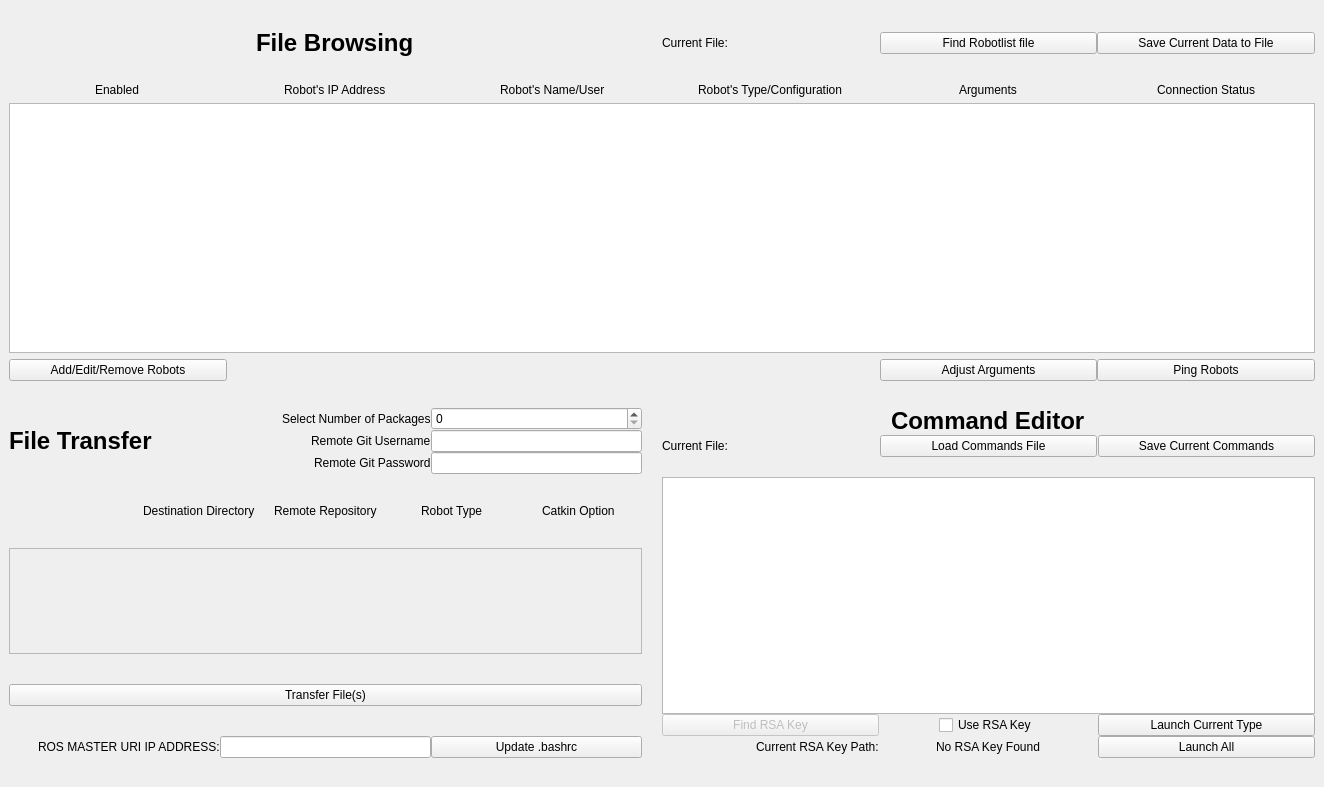
<?xml version="1.0" encoding="UTF-8"?>
<ui version="4.0">
 <class>MainWindow</class>
 <widget class="QMainWindow" name="MainWindow">
  <property name="geometry">
   <rect>
    <x>0</x>
    <y>0</y>
    <width>1324</width>
    <height>787</height>
   </rect>
  </property>
  <property name="windowTitle">
   <string>MainWindow</string>
  </property>
  <widget class="QWidget" name="centralwidget">
   <layout class="QGridLayout" name="gridLayout_6">
    <item row="0" column="0">
     <spacer name="horizontalSpacer_5">
      <property name="orientation">
       <enum>Qt::Horizontal</enum>
      </property>
      <property name="sizeHint" stdset="0">
       <size>
        <width>40</width>
        <height>20</height>
       </size>
      </property>
     </spacer>
    </item>
    <item row="1" column="0">
     <layout class="QGridLayout" name="gridLayout_5">
      <property name="horizontalSpacing">
       <number>0</number>
      </property>
      <item row="1" column="1">
       <spacer name="horizontalSpacer">
        <property name="orientation">
         <enum>Qt::Horizontal</enum>
        </property>
        <property name="sizeHint" stdset="0">
         <size>
          <width>40</width>
          <height>20</height>
         </size>
        </property>
       </spacer>
      </item>
      <item row="2" column="2">
       <layout class="QGridLayout" name="gridLayout_4" columnstretch="1,1,1">
        <property name="horizontalSpacing">
         <number>1</number>
        </property>
        <item row="4" column="0">
         <widget class="QPushButton" name="findRSAButton">
          <property name="enabled">
           <bool>false</bool>
          </property>
          <property name="text">
           <string>Find RSA Key</string>
          </property>
         </widget>
        </item>
        <item row="3" column="0" colspan="3">
         <widget class="QTextEdit" name="commands">
          <property name="sizePolicy">
           <sizepolicy hsizetype="Expanding" vsizetype="Expanding">
            <horstretch>0</horstretch>
            <verstretch>0</verstretch>
           </sizepolicy>
          </property>
          <property name="minimumSize">
           <size>
            <width>610</width>
            <height>0</height>
           </size>
          </property>
         </widget>
        </item>
        <item row="1" column="0">
         <widget class="QLabel" name="commandFileLable">
          <property name="text">
           <string>Current File:</string>
          </property>
         </widget>
        </item>
        <item row="4" column="1" alignment="Qt::AlignHCenter">
         <widget class="QCheckBox" name="rsacheckbox">
          <property name="text">
           <string>Use RSA Key</string>
          </property>
         </widget>
        </item>
        <item row="1" column="1">
         <widget class="QPushButton" name="loadcommandsbutton">
          <property name="text">
           <string>Load Commands File</string>
          </property>
         </widget>
        </item>
        <item row="5" column="0" alignment="Qt::AlignRight">
         <widget class="QLabel" name="rsaLabel">
          <property name="text">
           <string>Current RSA Key Path:</string>
          </property>
         </widget>
        </item>
        <item row="5" column="1" alignment="Qt::AlignHCenter">
         <widget class="QLabel" name="rsaPath">
          <property name="text">
           <string>No RSA Key Found</string>
          </property>
         </widget>
        </item>
        <item row="2" column="0" colspan="3">
         <spacer name="horizontalSpacer_3">
          <property name="orientation">
           <enum>Qt::Horizontal</enum>
          </property>
          <property name="sizeHint" stdset="0">
           <size>
            <width>40</width>
            <height>20</height>
           </size>
          </property>
         </spacer>
        </item>
        <item row="1" column="2">
         <widget class="QPushButton" name="savecommandsbutton">
          <property name="text">
           <string>Save Current Commands</string>
          </property>
         </widget>
        </item>
        <item row="0" column="0" colspan="3" alignment="Qt::AlignHCenter">
         <widget class="QLabel" name="commandeditorlabel">
          <property name="font">
           <font>
            <pointsize>18</pointsize>
            <weight>75</weight>
            <bold>true</bold>
            <underline>false</underline>
           </font>
          </property>
          <property name="text">
           <string>Command Editor</string>
          </property>
         </widget>
        </item>
        <item row="5" column="2">
         <widget class="QPushButton" name="launchbutton">
          <property name="text">
           <string>Launch All</string>
          </property>
         </widget>
        </item>
        <item row="4" column="2">
         <widget class="QPushButton" name="launchTypeButton">
          <property name="text">
           <string>Launch Current Type</string>
          </property>
         </widget>
        </item>
       </layout>
      </item>
      <item row="2" column="1">
       <layout class="QGridLayout" name="gridLayout_2" rowstretch="0,0,0,0,0">
        <property name="sizeConstraint">
         <enum>QLayout::SetMinimumSize</enum>
        </property>
        <property name="leftMargin">
         <number>0</number>
        </property>
        <property name="topMargin">
         <number>0</number>
        </property>
        <property name="rightMargin">
         <number>0</number>
        </property>
        <property name="horizontalSpacing">
         <number>1</number>
        </property>
        <property name="verticalSpacing">
         <number>30</number>
        </property>
        <item row="1" column="0">
         <layout class="QHBoxLayout" name="horizontalLayout_4" stretch="1,1,1,1,1">
          <item>
           <widget class="QLabel" name="label_2">
            <property name="text">
             <string/>
            </property>
           </widget>
          </item>
          <item alignment="Qt::AlignHCenter">
           <widget class="QLabel" name="label">
            <property name="text">
             <string>Destination Directory</string>
            </property>
           </widget>
          </item>
          <item alignment="Qt::AlignHCenter">
           <widget class="QLabel" name="label_4">
            <property name="text">
             <string>Remote Repository</string>
            </property>
           </widget>
          </item>
          <item alignment="Qt::AlignHCenter">
           <widget class="QLabel" name="label_3">
            <property name="text">
             <string>Robot Type</string>
            </property>
           </widget>
          </item>
          <item alignment="Qt::AlignHCenter">
           <widget class="QLabel" name="label_5">
            <property name="text">
             <string>Catkin Option</string>
            </property>
           </widget>
          </item>
         </layout>
        </item>
        <item row="0" column="0">
         <layout class="QGridLayout" name="gridLayout_8">
          <item row="2" column="2" alignment="Qt::AlignRight">
           <widget class="QLabel" name="remotegitpasswordlabel">
            <property name="text">
             <string>Remote Git Password</string>
            </property>
           </widget>
          </item>
          <item row="1" column="3">
           <widget class="QLineEdit" name="lineUsername">
            <property name="sizePolicy">
             <sizepolicy hsizetype="Ignored" vsizetype="Fixed">
              <horstretch>0</horstretch>
              <verstretch>0</verstretch>
             </sizepolicy>
            </property>
           </widget>
          </item>
          <item row="0" column="2" alignment="Qt::AlignRight">
           <widget class="QLabel" name="numofpackageslabel">
            <property name="text">
             <string>Select Number of Packages</string>
            </property>
           </widget>
          </item>
          <item row="2" column="3">
           <widget class="QLineEdit" name="linePasswordn">
            <property name="sizePolicy">
             <sizepolicy hsizetype="Ignored" vsizetype="Fixed">
              <horstretch>0</horstretch>
              <verstretch>0</verstretch>
             </sizepolicy>
            </property>
            <property name="echoMode">
             <enum>QLineEdit::PasswordEchoOnEdit</enum>
            </property>
           </widget>
          </item>
          <item row="0" column="3">
           <widget class="QSpinBox" name="spinpackage">
            <property name="sizePolicy">
             <sizepolicy hsizetype="Ignored" vsizetype="Fixed">
              <horstretch>0</horstretch>
              <verstretch>0</verstretch>
             </sizepolicy>
            </property>
            <property name="value">
             <number>0</number>
            </property>
           </widget>
          </item>
          <item row="1" column="2" alignment="Qt::AlignRight">
           <widget class="QLabel" name="remotegituserlabel">
            <property name="text">
             <string>Remote Git Username</string>
            </property>
           </widget>
          </item>
          <item row="0" column="0" rowspan="3">
           <widget class="QLabel" name="fileTransferLabel">
            <property name="font">
             <font>
              <pointsize>18</pointsize>
              <weight>75</weight>
              <bold>true</bold>
             </font>
            </property>
            <property name="text">
             <string>File Transfer</string>
            </property>
           </widget>
          </item>
         </layout>
        </item>
        <item row="4" column="0">
         <layout class="QHBoxLayout" name="horizontalLayout">
          <item alignment="Qt::AlignRight">
           <widget class="QLabel" name="masterurilable">
            <property name="text">
             <string>ROS MASTER URI IP ADDRESS:</string>
            </property>
           </widget>
          </item>
          <item>
           <widget class="QLineEdit" name="masteruriline">
            <property name="sizePolicy">
             <sizepolicy hsizetype="Preferred" vsizetype="Fixed">
              <horstretch>0</horstretch>
              <verstretch>0</verstretch>
             </sizepolicy>
            </property>
           </widget>
          </item>
          <item>
           <widget class="QPushButton" name="bashrcbutton">
            <property name="text">
             <string>Update .bashrc</string>
            </property>
           </widget>
          </item>
         </layout>
        </item>
        <item row="2" column="0">
         <widget class="QScrollArea" name="scrollareapackage">
          <property name="sizePolicy">
           <sizepolicy hsizetype="Minimum" vsizetype="Expanding">
            <horstretch>250</horstretch>
            <verstretch>0</verstretch>
           </sizepolicy>
          </property>
          <property name="widgetResizable">
           <bool>true</bool>
          </property>
          <widget class="QWidget" name="scrollAreaWidgetContents">
           <property name="geometry">
            <rect>
             <x>0</x>
             <y>0</y>
             <width>627</width>
             <height>73</height>
            </rect>
           </property>
           <widget class="QWidget" name="gridLayoutWidget_2">
            <property name="geometry">
             <rect>
              <x>0</x>
              <y>20</y>
              <width>351</width>
              <height>141</height>
             </rect>
            </property>
            <layout class="QGridLayout" name="gridpackage" columnstretch="1">
             <property name="sizeConstraint">
              <enum>QLayout::SetMaximumSize</enum>
             </property>
            </layout>
           </widget>
          </widget>
         </widget>
        </item>
        <item row="3" column="0">
         <widget class="QPushButton" name="buttontransfer">
          <property name="text">
           <string>Transfer File(s)</string>
          </property>
         </widget>
        </item>
        <item row="2" column="1">
         <spacer name="verticalSpacer">
          <property name="orientation">
           <enum>Qt::Vertical</enum>
          </property>
          <property name="sizeHint" stdset="0">
           <size>
            <width>20</width>
            <height>40</height>
           </size>
          </property>
         </spacer>
        </item>
       </layout>
      </item>
      <item row="0" column="0" colspan="3">
       <layout class="QGridLayout" name="gridLayout" columnstretch="1,1,1,1,1,1">
        <property name="sizeConstraint">
         <enum>QLayout::SetDefaultConstraint</enum>
        </property>
        <property name="rightMargin">
         <number>0</number>
        </property>
        <property name="bottomMargin">
         <number>0</number>
        </property>
        <property name="horizontalSpacing">
         <number>0</number>
        </property>
        <property name="verticalSpacing">
         <number>6</number>
        </property>
        <item row="2" column="1" colspan="3">
         <spacer name="horizontalSpacer_2">
          <property name="orientation">
           <enum>Qt::Horizontal</enum>
          </property>
          <property name="sizeType">
           <enum>QSizePolicy::Ignored</enum>
          </property>
          <property name="sizeHint" stdset="0">
           <size>
            <width>40</width>
            <height>20</height>
           </size>
          </property>
         </spacer>
        </item>
        <item row="3" column="1" alignment="Qt::AlignHCenter">
         <widget class="QLabel" name="robotaddress">
          <property name="text">
           <string>Robot's IP Address</string>
          </property>
         </widget>
        </item>
        <item row="5" column="4">
         <widget class="QPushButton" name="argumentbutton">
          <property name="text">
           <string>Adjust Arguments</string>
          </property>
         </widget>
        </item>
        <item row="3" column="2" alignment="Qt::AlignHCenter">
         <widget class="QLabel" name="robotname">
          <property name="text">
           <string>Robot's Name/User</string>
          </property>
         </widget>
        </item>
        <item row="3" column="3" alignment="Qt::AlignHCenter">
         <widget class="QLabel" name="robottype">
          <property name="text">
           <string>Robot's Type/Configuration</string>
          </property>
         </widget>
        </item>
        <item row="1" column="1" alignment="Qt::AlignHCenter">
         <widget class="QLabel" name="filebrowsinglabel">
          <property name="font">
           <font>
            <pointsize>18</pointsize>
            <weight>75</weight>
            <italic>false</italic>
            <bold>true</bold>
            <underline>false</underline>
            <kerning>true</kerning>
           </font>
          </property>
          <property name="text">
           <string>File Browsing</string>
          </property>
         </widget>
        </item>
        <item row="3" column="5" alignment="Qt::AlignHCenter">
         <widget class="QLabel" name="connectionstatus">
          <property name="text">
           <string>Connection Status</string>
          </property>
         </widget>
        </item>
        <item row="1" column="4">
         <widget class="QPushButton" name="filesearchbutton">
          <property name="text">
           <string>Find Robotlist file</string>
          </property>
         </widget>
        </item>
        <item row="1" column="5">
         <widget class="QPushButton" name="robotlistsavebutton">
          <property name="text">
           <string>Save Current Data to File</string>
          </property>
         </widget>
        </item>
        <item row="1" column="3">
         <widget class="QLabel" name="selectedfilename">
          <property name="text">
           <string>Current File: </string>
          </property>
         </widget>
        </item>
        <item row="5" column="5">
         <widget class="QPushButton" name="pingrobotsbutton">
          <property name="text">
           <string>Ping Robots</string>
          </property>
         </widget>
        </item>
        <item row="3" column="4" alignment="Qt::AlignHCenter">
         <widget class="QLabel" name="argumentlabel">
          <property name="text">
           <string>Arguments</string>
          </property>
         </widget>
        </item>
        <item row="3" column="0" alignment="Qt::AlignHCenter">
         <widget class="QLabel" name="enabledLabel">
          <property name="text">
           <string>Enabled</string>
          </property>
         </widget>
        </item>
        <item row="4" column="0" colspan="6">
         <widget class="QTableWidget" name="robotTable">
          <property name="sizePolicy">
           <sizepolicy hsizetype="Expanding" vsizetype="Expanding">
            <horstretch>0</horstretch>
            <verstretch>0</verstretch>
           </sizepolicy>
          </property>
          <property name="horizontalScrollBarPolicy">
           <enum>Qt::ScrollBarAlwaysOff</enum>
          </property>
          <property name="sizeAdjustPolicy">
           <enum>QAbstractScrollArea::AdjustIgnored</enum>
          </property>
          <property name="editTriggers">
           <set>QAbstractItemView::NoEditTriggers</set>
          </property>
          <property name="wordWrap">
           <bool>false</bool>
          </property>
          <attribute name="horizontalHeaderVisible">
           <bool>false</bool>
          </attribute>
          <attribute name="horizontalHeaderCascadingSectionResizes">
           <bool>true</bool>
          </attribute>
          <attribute name="horizontalHeaderDefaultSectionSize">
           <number>205</number>
          </attribute>
          <attribute name="horizontalHeaderStretchLastSection">
           <bool>true</bool>
          </attribute>
          <column>
           <property name="text">
            <string>enablelist</string>
           </property>
          </column>
          <column>
           <property name="text">
            <string>robotaddresslist</string>
           </property>
          </column>
          <column>
           <property name="text">
            <string>robotnamelist</string>
           </property>
          </column>
          <column>
           <property name="text">
            <string>robottypelist</string>
           </property>
          </column>
          <column>
           <property name="text">
            <string>argumentlist</string>
           </property>
          </column>
          <column>
           <property name="text">
            <string>connectionstatuslist</string>
           </property>
          </column>
         </widget>
        </item>
        <item row="5" column="0">
         <widget class="QPushButton" name="editlistsbutton">
          <property name="text">
           <string>Add/Edit/Remove Robots</string>
          </property>
         </widget>
        </item>
       </layout>
      </item>
     </layout>
    </item>
    <item row="2" column="0">
     <spacer name="horizontalSpacer_4">
      <property name="orientation">
       <enum>Qt::Horizontal</enum>
      </property>
      <property name="sizeHint" stdset="0">
       <size>
        <width>40</width>
        <height>20</height>
       </size>
      </property>
     </spacer>
    </item>
   </layout>
   <zorder>horizontalSpacer_4</zorder>
   <zorder>horizontalSpacer_5</zorder>
  </widget>
 </widget>
 <tabstops>
  <tabstop>filesearchbutton</tabstop>
  <tabstop>robotlistsavebutton</tabstop>
  <tabstop>argumentbutton</tabstop>
  <tabstop>pingrobotsbutton</tabstop>
  <tabstop>spinpackage</tabstop>
  <tabstop>lineUsername</tabstop>
  <tabstop>linePasswordn</tabstop>
  <tabstop>scrollareapackage</tabstop>
  <tabstop>buttontransfer</tabstop>
  <tabstop>masteruriline</tabstop>
  <tabstop>bashrcbutton</tabstop>
  <tabstop>commands</tabstop>
 </tabstops>
 <resources/>
 <connections/>
</ui>
